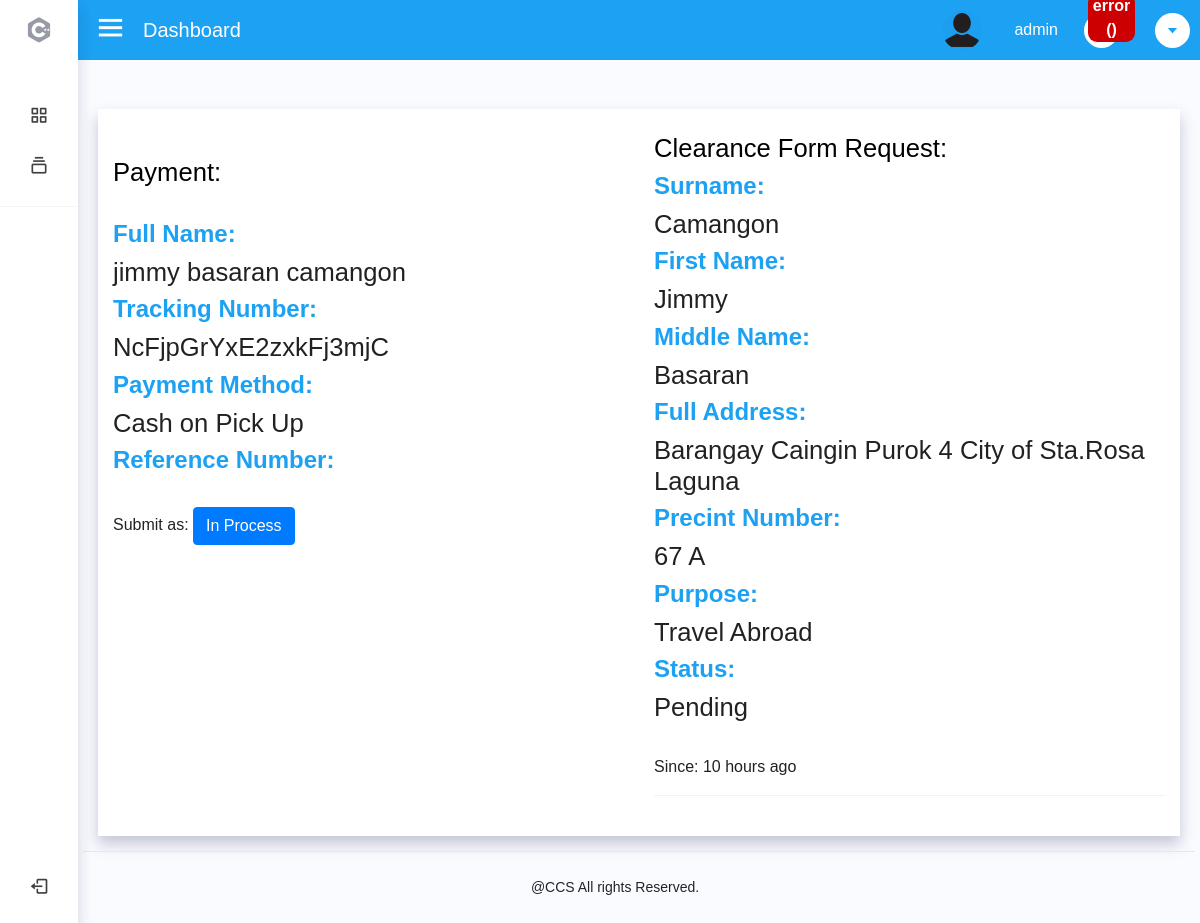
Page /site/admin/clearance_view.php?oauth_id=117026105942842883136 (signed in) on the committed database.
### tables this page shows
CREATE TABLE `clearance` (
  `id` int(255) NOT NULL,
  `oauth_id` varchar(255) NOT NULL,
  `sur_name` varchar(255) NOT NULL,
  `first_name` varchar(255) NOT NULL,
  `middle_name` varchar(255) NOT NULL,
  `full_address` varchar(255) NOT NULL,
  `precint_number` varchar(255) NOT NULL,
  `purpose` varchar(255) NOT NULL,
  `request_status` varchar(255) NOT NULL,
  `created_at` date NOT NULL
);

CREATE TABLE `payment` (
  `id` int(255) NOT NULL,
  `oauth_id` varchar(255) NOT NULL,
  `tracking_number` varchar(255) NOT NULL,
  `full_name` varchar(255) NOT NULL,
  `payment_method` varchar(255) NOT NULL,
  `reference_number` varchar(255) NOT NULL
);

### site/admin/clearance_view.php (the view, shortened to what this page needs)
<?php
include 'includes/session.php';
?>
<!DOCTYPE html>
<html lang="en" dir="ltr">
<head>
  <link rel="stylesheet" href="style.css">
  <link rel="stylesheet" type="text/css" href="css/dashboard.css">
  <link href='https://unpkg.com/boxicons@2.0.7/css/boxicons.min.css' rel='stylesheet'>
  <link rel="stylesheet" href="https://cdn.jsdelivr.net/npm/bootstrap@4.3.1/dist/css/bootstrap.min.css">
  <link rel="stylesheet" type="text/css" media="screen"
  href="http://tarruda.github.com/bootstrap-datetimepicker/assets/css/bootstrap-datetimepicker.min.css">
</head>
<body>
  <?php include 'includes/nav.php'; ?>
  <section class="home-section">
    <div class="home-content">
      <div class="top-left">
        <i class='bx bx-menu' ></i>
        <a class="navbar-brand" href="#"> Dashboard </a>
      </div>
      <div class="top__nav">
        <div class="top__content">
          <div class="top__profile">
            <img src="<?php if(!isset($_SESSION['picture'])) { echo '../assets/img/alt-image.png'; } else { echo $_SESSION["picture"]; } ?>" alt="Image">
            <h1><?php echo $_SESSION['user_name'] ?></h1></div>
            <div class="apto-dropdown-wrapper">
             <button class="apto-trigger-dropdown" id="notificationLink" onclick = "removeNotification()">
               <span id="notification_count"></span> <i class='bx bxs-bell'></i>
             </button>
           </div>
           <div class="apto-dropdown-wrapper">
             <button class="apto-trigger-dropdown">
              <i class='bx bx-caret-down'></i>
            </button>
         </div>
       </div>
     </div>
   </div>
   <div class="main-content">
    <br>
    <div class="row ">
      <div class="col-lg-12 col-md-12">
        <div class="card" style="min-height: 485px">
          <div class="container">
            <br>
            <div class="row">
              <?php
              $oauth_id = $_GET['oauth_id'];
              $view = "SELECT clearance.oauth_id, clearance.sur_name, clearance.first_name, clearance.middle_name, clearance.full_address, clearance.precint_number, clearance.purpose, clearance.request_status, clearance.created_at, payment.oauth_id, payment.full_name, payment.tracking_number, payment.payment_method, payment.reference_number FROM clearance INNER JOIN payment ON clearance.oauth_id = payment.oauth_id WHERE clearance.oauth_id = '$oauth_id' AND payment.oauth_id = '$oauth_id'";
              $view_result = mysqli_query($conn, $view);
              if ($view_result->num_rows > 0) {
                while ($row = $view_result->fetch_assoc()) {
                  $oauth_id = $row['oauth_id'];
                  $clearance_surname = $row['sur_name'];
                  $clearance_first_name = $row['first_name'];
                  $clearance_middle_name = $row['middle_name'];
                  $clearance_full_address = $row['full_address'];
                  $clearance_precint_number = $row['precint_number'];
                  $clearance_purpose = $row['purpose'];
                  $clearance_status = $row['request_status'];
                  $payment_full_name = $row['full_name'];
                  $payment_tracking_number = $row['tracking_number'];
                  $payment_method = $row['payment_method'];
                  $payment_reference_number = $row['reference_number'];
                  ?>
                  <?php if($row['request_status'] == 'Pending'){?>
                    <div class="col">
                      <br>
                      <h3 style="color:#000 !important;">Payment:</h3>
                      <br>
                      <h4>Full Name:</h4> <h3><?php echo $payment_full_name ?></h3>
                      <h4>Tracking Number:</h4><h3><?php echo $payment_tracking_number ?></h3>
                      <h4>Payment Method:</h4> <h3><?php echo $payment_method ?></h3>
                      <h4>Reference Number:</h4> <h3><?php echo $payment_reference_number ?></h3>
                      <br>
                      <?php if($row['request_status'] == 'Pending' ) {  ?>
                       Submit as: <a href="functions/process_clearance.php?oauth_id=<?php echo $oauth_id ?>" class="btn btn-primary">In Process</a><br><br>
                     <?php }?>
                   </div>
                   <div class="col">
                    <h3 style="color:#000 !important;">Clearance Form Request:</h3>
                    <h5>Surname:</h5><h3><?php echo $clearance_surname ?></h3>
                    <h5>First Name:</h5> <h3><?php echo $clearance_first_name ?></h3>
                    <h5>Middle Name:</h5><h3><?php echo $clearance_middle_name ?></h3>
                    <h5>Full Address:</h5> <h3><?php echo $clearance_full_address ?></h3>
                    <h5>Precint Number:</h5> <h3><?php echo $clearance_precint_number ?></h3>
                    <h5>Purpose:</h5> <h3><?php echo $clearance_purpose ?></h3>
                    <h5>Status:</h5> <h3><?php echo $clearance_status ?></h3>
                    <br>
                    <?php
                    if(function_exists("TimeAgo")){
               } else {
                function TimeAgo ($oldTime, $newTime) {
                 $timeCalc = strtotime($newTime) - strtotime($oldTime);
                 if ($timeCalc >= (60*60*24*30*12*2)){
                   $timeCalc = intval($timeCalc/60/60/24/30/12) . " years ago";
                 }else if ($timeCalc >= (60*60*24*30*12)){
                   $timeCalc = intval($timeCalc/60/60/24/30/12) . " year ago";
                 }else if ($timeCalc >= (60*60*24*30*2)){
                   $timeCalc = intval($timeCalc/60/60/24/30) . " months ago";
                 }else if ($timeCalc >= (60*60*24*30)){
                   $timeCalc = intval($timeCalc/60/60/24/30) . " month ago";
                 }else if ($timeCalc >= (60*60*24*2)){
                   $timeCalc = intval($timeCalc/60/60/24) . " days ago";
                 }else if ($timeCalc >= (60*60*24)){
                   $timeCalc = " Yesterday";
                 }else if ($timeCalc >= (60*60*2)){
                   $timeCalc = intval($timeCalc/60/60) . " hours ago";
                 }else if ($timeCalc >= (60*60)){
                   $timeCalc = intval($timeCalc/60/60) . " hour ago";
                 }else if ($timeCalc >= 60*2){
                   $timeCalc = intval($timeCalc/60) . " minutes ago";
                 }else if ($timeCalc >= 60){
                   $timeCalc = intval($timeCalc/60) . " minute ago";
                 }else if ($timeCalc > 0){
                   $timeCalc .= " seconds ago";
                 }
                 return $timeCalc;
               }
             }
             $date = $row['created_at'];
             echo 'Since: '.TimeAgo($date, date("Y-m-d H:i:s")). '<hr>';
             ?>
             <br>
           <?php  } if($row['request_status'] == 'Processing'){?>
            <div class="col">
              <h3 style="color:#000 !important;">Schedule:</h3><br>
              <form action="functions/submit_clearance_notif.php?oauth_id=<?php echo $oauth_id?>" method="POST">
                <div class="form-group row">
                  <label for="inputEmail3">Subject:</label>
                    <input type="text" class="form-control" name="subject">
                </div>
                <div class="form-group row">
                  <label for="inputPassword3">Description:</label>
                    <input type="text" class="form-control" name="description">
                </div>
                <div class="form-group row">
                  <label for="inputPassword3">Date and Time:</label>
                    <input type="datetime-local" class="form-control" name="date_time">
                </div>
                <div class="form-group row">
                    <button type="submit" name="clearance_submit" class="btn btn-primary" value="<?php echo $row['oauth_id']; ?>">Notify User</button>
                </div>
              </form>
            </div>
             <div class="col">
                    <h3 style="color:#000 !important;">Clearance Form Request:</h3><br>
                    <h5>Surname:</h5><h3><?php echo $clearance_surname ?></h3>
                    <h5>First Name:</h5> <h3><?php echo $clearance_first_name ?></h3>
                    <h5>Middle Name:</h5><h3><?php echo $clearance_middle_name ?></h3>
                    <h5>Full Address:</h5> <h3><?php echo $clearance_full_address ?></h3>
                    <h5>Precint Number:</h5> <h3><?php echo $clearance_precint_number ?></h3>
                    <h5>Purpose:</h5> <h3><?php echo $clearance_purpose ?></h3>
                    <h5>Status:</h5> <h3><?php echo $clearance_status ?></h3>
                    <br>
                    <?php
                    if(function_exists("TimeAgo")){
               } else {
                function TimeAgo ($oldTime, $newTime) {
                 $timeCalc = strtotime($newTime) - strtotime($oldTime);
                 if ($timeCalc >= (60*60*24*30*12*2)){
                   $timeCalc = intval($timeCalc/60/60/24/30/12) . " years ago";
                 }else if ($timeCalc >= (60*60*24*30*12)){
                   $timeCalc = intval($timeCalc/60/60/24/30/12) . " year ago";
                 }else if ($timeCalc >= (60*60*24*30*2)){
                   $timeCalc = intval($timeCalc/60/60/24/30) . " months ago";
                 }else if ($timeCalc >= (60*60*24*30)){
                   $timeCalc = intval($timeCalc/60/60/24/30) . " month ago";
                 }else if ($timeCalc >= (60*60*24*2)){
                   $timeCalc = intval($timeCalc/60/60/24) . " days ago";
                 }else if ($timeCalc >= (60*60*24)){
                   $timeCalc = " Yesterday";
                 }else if ($timeCalc >= (60*60*2)){
                   $timeCalc = intval($timeCalc/60/60) . " hours ago";
                 }else if ($timeCalc >= (60*60)){
                   $timeCalc = intval($timeCalc/60/60) . " hour ago";
                 }else if ($timeCalc >= 60*2){
                   $timeCalc = intval($timeCalc/60) . " minutes ago";
                 }else if ($timeCalc >= 60){
                   $timeCalc = intval($timeCalc/60) . " minute ago";
                 }else if ($timeCalc > 0){
                   $timeCalc .= " seconds ago";
                 }
                 return $timeCalc;
               }
             }
             $date = $row['created_at'];
             echo 'Since: '.TimeAgo($date, date("Y-m-d H:i:s")). '<hr>';
             ?>
          <?php } if($row['request_status'] == 'To_Claim') {?>
          <?php  } } }?>
        </div>
      </div>
    </div>
  </div>
</div>
<footer class="footer">
  <div class="container-fluid">
    <div class="col-md-7">
     <p class="copyright d-flex justify-content-end"> @CCS
      All rights Reserved.
    </p>
  </div>
</div>
</div>
</div>
</section>
</body>
</html>

### site/admin/includes/nav.php (shortened to what this page needs)
  <div class="sidebar close">
    <div class="logo-details">
      <i class='bx bxl-c-plus-plus'></i>
    </div>
    <ul class="nav-links">
      <li>
        <a href="index.php">
          <i class='bx bx-grid-alt' ></i>
        </a>
      </li>
      <li>
        <div class="iocn-link">
          <a href="#">
            <i class='bx bx-collection' ></i>
          </a>
        </div>
      </li>
      <hr>
      <li>
    <div class="profile-details">
      <a href="logout.php"><i class='bx bx-log-out' ></i></a>
    </div>
  </li>
</ul>
  </div>

### site/admin/style.css (style rules this page uses)
* { margin: 0; padding: 0; box-sizing: border-box; font-family: 'Poppins', sans-serif !important; }
hr { border: 1px solid #C8C8C8; opacity: 0.5; }
.sidebar { position: fixed; top: 0; left: 0; height: 100%; width: 260px; background: #fff !important; z-index: 100; transition: all 0.5s ease; box-shadow: 0 8px 14px hsla(228, 51%, 24%, .25); }
.sidebar.close { width: 78px; }
.sidebar .logo-details { height: 60px; width: 100%; display: flex; align-items: center; }
.sidebar .logo-details i { font-size: 30px; color: hsl(228, 8%, 50%); height: 50px; min-width: 78px; text-align: center; line-height: 50px; }
.sidebar .nav-links { height: 100%; padding: 30px 0 150px 0; overflow: auto; }
.sidebar.close .nav-links { overflow: visible; }
.sidebar .nav-links li { position: relative; list-style: none; background: #fff; color: #1da1f2; }
.sidebar .nav-links li .iocn-link { display: flex; align-items: center; justify-content: space-between; }
.sidebar.close .nav-links li .iocn-link { display: block }
.sidebar .nav-links li i { height: 50px; min-width: 78px; text-align: center; line-height: 50px; color: #000; font-size: 20px; cursor: pointer; }
.sidebar .nav-links li a { display: flex; align-items: center; text-decoration: none; }
.sidebar .profile-details { position: fixed; bottom: 0; width: 260px; display: flex; align-items: center; justify-content: space-between; background: #fff; padding: 12px 0; transition: all 0.5s ease; }
.sidebar.close .profile-details { background: none; }
.sidebar.close .profile-details { width: 78px; }
.home-section { position: relative; background: hsl(228, 100%, 99%); height: 100vh; left: 260px; width: calc(100% - 260px); transition: all 0.5s ease; overflow-x: hidden; }
.sidebar.close ~ .home-section { left: 78px; width: calc(100% - 78px); }
.home-section .home-content { height: 60px; display: flex; justify-content: space-between; align-items: center; background: #1da1f2; }
.home-section .home-content .bx-menu, .home-section .home-content .text { color: #11101d; font-size: 35px; }
.home-section .home-content .bx-menu { margin: 0 15px; cursor: pointer; }
.top-left { display: flex; }
.top-left a, .top-left i { color: #fff !important; }
.top__nav { width: 90%; color: #fff; }
.top__content { float: right; justify-content: center; align-items: center; height: 100%; display: flex; gap: 1em; }
.top__profile { display: flex; gap: 2em; justify-content: center; align-items: center; height: 100%; }
.top__profile h1 { color: #fff; font-size: 1rem; cursor: pointer; padding-top: 0.5em; transition: .3s; }
.top__profile img { border-radius: 2em; width: 40px; height: 40px; }
.apto-dropdown-wrapper { display: flex; justify-content: center; align-items: center; width: 55px; float: left; position: relative; }
.apto-trigger-dropdown { display: flex; justify-content: center; align-items: center; width: 35px; height: 35px; border-radius: 10em; color: #1da1f2 !important; background-color: #fff; border: 0; transition: 0.2s ease-in; cursor:pointer; }
.apto-trigger-dropdown i { font-size: 1rem; color: var(--first-color); text-align: center; }
#notification_count { padding: 0px 5px 0px 5px; background: #cc0000; color: #ffffff; font-weight: bold; margin-left: 20px; margin-top: -1.5em; border-radius: 9px; position: absolute; font-size: 1rem; z-index: 1; }

### site/admin/css/dashboard.css (style rules this page uses)
.main-content { padding:10px 20px 0px 20px; position: relative; width: 100%; }
.card { margin: 10px 0; }
.card { border-radius: 0px!important; }
.card { display: inline-block; position: relative; border:none!important; width: 100%; margin:15px 0; box-shadow: 0 8px 14px hsla(228, 51%, 24%, .25); border-radius: 6px; color: rgba(0,0,0, 0.87); background: #fff; }
.footer { border-top: 1px solid #e7e7e7; }
footer { padding: 10px 0; position:relative; width:100%; }
footer .copyright { padding: 15px; font-size:14px; margin: 0; }

### site/admin/clearance_view.php (style rules this page uses)
h3 { font-size: 1.6rem; }
h4, h5 { color: #1da1f2; font-weight: bold; font-size: 1.5rem; }

### rows in the picture
clearance: payment.full_name "jimmy basaran camangon", payment.tracking_number "NcFjpGrYxE2zxkFj3mjC", payment.payment_method "Cash on Pick Up", sur_name "Camangon", first_name "Jimmy", middle_name "Basaran", full_address "Barangay Caingin Purok 4 City of Sta.Rosa Laguna", precint_number "67 A", purpose "Travel Abroad", request_status "Pending"

### other values in the picture
$_SESSION['user_name'] "admin"
